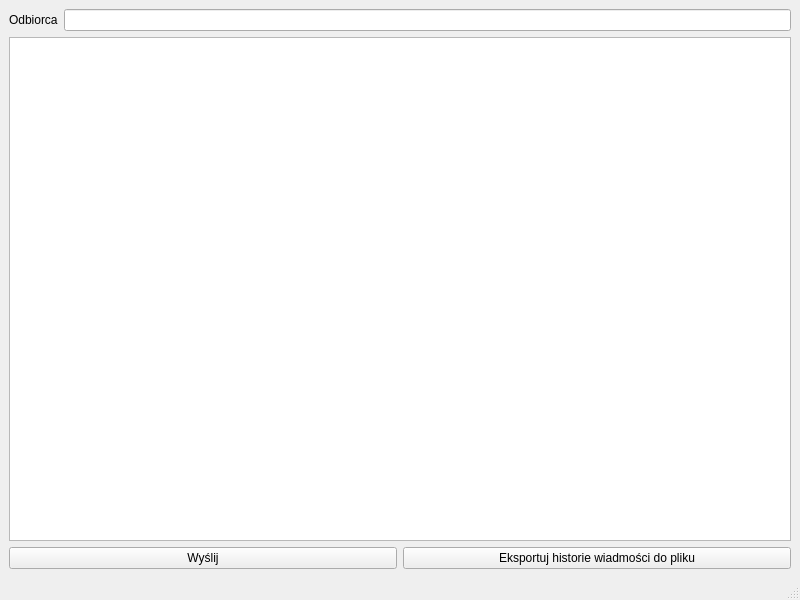
<?xml version="1.0" encoding="UTF-8"?>
<ui version="4.0">
 <class>MainWindow</class>
 <widget class="QMainWindow" name="MainWindow">
  <property name="geometry">
   <rect>
    <x>0</x>
    <y>0</y>
    <width>800</width>
    <height>600</height>
   </rect>
  </property>
  <property name="windowTitle">
   <string>Wyslij wiadomość</string>
  </property>
  <widget class="QWidget" name="centralwidget">
   <layout class="QGridLayout" name="gridLayout">
    <item row="0" column="0">
     <layout class="QHBoxLayout" name="horizontalLayout">
      <item>
       <widget class="QLabel" name="receiverLabel">
        <property name="text">
         <string>Odbiorca</string>
        </property>
       </widget>
      </item>
      <item>
       <widget class="QLineEdit" name="receiverLineEdit"/>
      </item>
     </layout>
    </item>
    <item row="1" column="0">
     <layout class="QGridLayout" name="gridLayout_2">
      <item row="0" column="0">
       <widget class="QTextEdit" name="messageTextEdit"/>
      </item>
      <item row="1" column="0">
       <layout class="QHBoxLayout" name="horizontalLayout_2">
        <item>
         <widget class="QPushButton" name="sendPushButton">
          <property name="text">
           <string>Wyślij</string>
          </property>
         </widget>
        </item>
        <item>
         <widget class="QPushButton" name="exportPushButton">
          <property name="text">
           <string>Eksportuj historie wiadmości do pliku</string>
          </property>
         </widget>
        </item>
       </layout>
      </item>
     </layout>
    </item>
   </layout>
  </widget>
  <widget class="QMenuBar" name="menubar">
   <property name="geometry">
    <rect>
     <x>0</x>
     <y>0</y>
     <width>800</width>
     <height>26</height>
    </rect>
   </property>
  </widget>
  <widget class="QStatusBar" name="statusbar"/>
 </widget>
 <resources/>
 <connections/>
</ui>
